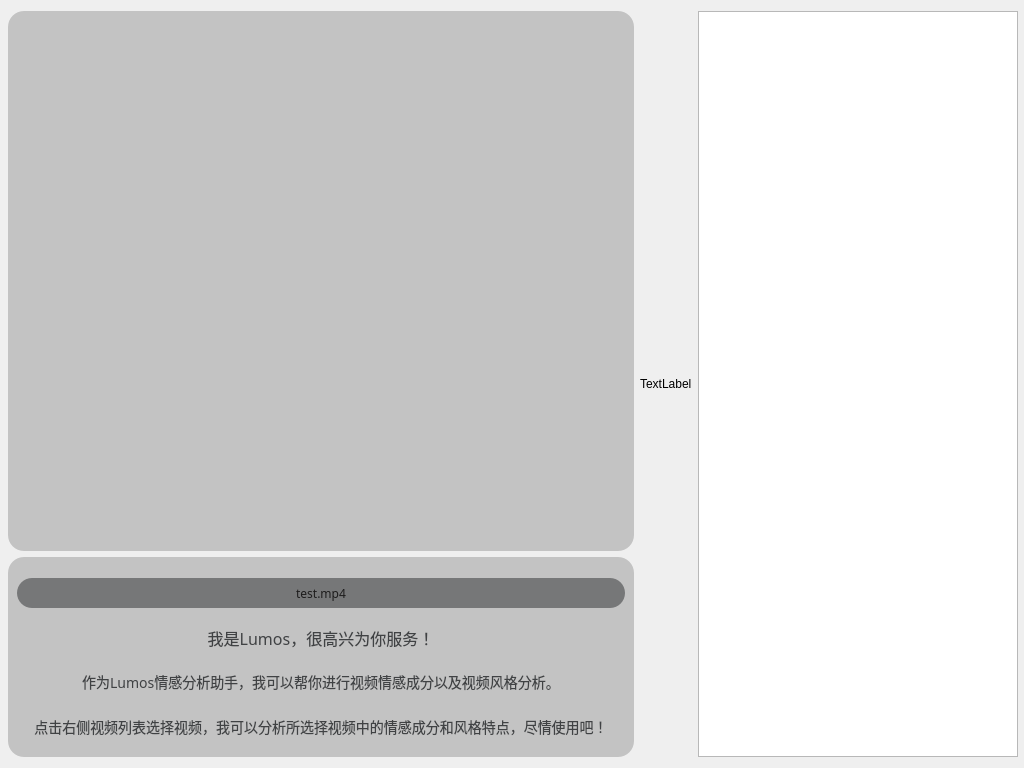
<?xml version="1.0" encoding="UTF-8"?>
<ui version="4.0">
 <class>Dialog</class>
 <widget class="QDialog" name="Dialog">
  <property name="geometry">
   <rect>
    <x>0</x>
    <y>0</y>
    <width>1024</width>
    <height>768</height>
   </rect>
  </property>
  <property name="windowTitle">
   <string>Lumos视频分析助手</string>
  </property>
  <property name="windowOpacity">
   <double>8.000000000000000</double>
  </property>
  <property name="styleSheet">
   <string notr="true">background-color: qconicalgradient(
        cx: 0.5, cy: 0.5, angle: 0,
        stop: 0.0 rgba(230, 245, 255, 255),   /* 浅蓝白 */
        stop: 0.3 rgba(200, 230, 255, 255),   /* 浅蓝 */
        stop: 0.6 rgba(180, 210, 255, 255),   /* 亮蓝 */
        stop: 0.9 rgba(220, 240, 255, 255),   /* 淡蓝白 */
        stop: 1.0 rgba(230, 245, 255, 255)    /* 浅蓝白 */
    );
font: 75 9pt &quot;微软雅黑&quot;;</string>
  </property>
  <layout class="QHBoxLayout" name="horizontalLayout">
   <property name="leftMargin">
    <number>8</number>
   </property>
   <property name="rightMargin">
    <number>6</number>
   </property>
   <item>
    <widget class="QFrame" name="analyse">
     <property name="maximumSize">
      <size>
       <width>16777215</width>
       <height>16777215</height>
      </size>
     </property>
     <property name="styleSheet">
      <string notr="true">QFrame {
    background: transparent;
    border-radius: 16px;  /* 复合圆角系统 */
    font-family: 'Segoe UI Variable';
    font-size: 14px;
    color: #1a1a1a;
    
}</string>
     </property>
     <property name="frameShape">
      <enum>QFrame::StyledPanel</enum>
     </property>
     <property name="frameShadow">
      <enum>QFrame::Raised</enum>
     </property>
     <property name="lineWidth">
      <number>0</number>
     </property>
     <layout class="QVBoxLayout" name="verticalLayout">
      <property name="spacing">
       <number>6</number>
      </property>
      <property name="leftMargin">
       <number>0</number>
      </property>
      <property name="topMargin">
       <number>0</number>
      </property>
      <property name="rightMargin">
       <number>0</number>
      </property>
      <property name="bottomMargin">
       <number>0</number>
      </property>
      <item>
       <widget class="QPlainTextEdit" name="textEdit">
        <property name="minimumSize">
         <size>
          <width>0</width>
          <height>0</height>
         </size>
        </property>
        <property name="styleSheet">
         <string notr="true">QPlainTextEdit{
background-color: rgba(150, 150, 150, 0.5);
     font: 10pt &quot;微软雅黑&quot;;
	color: rgb(64, 66, 68);
     padding:10px;
}</string>
        </property>
        <property name="frameShape">
         <enum>QFrame::NoFrame</enum>
        </property>
        <property name="frameShadow">
         <enum>QFrame::Raised</enum>
        </property>
        <property name="lineWidth">
         <number>0</number>
        </property>
        <property name="readOnly">
         <bool>true</bool>
        </property>
        <property name="overwriteMode">
         <bool>false</bool>
        </property>
        <property name="tabStopWidth">
         <number>80</number>
        </property>
        <property name="cursorWidth">
         <number>3</number>
        </property>
        <property name="maximumBlockCount">
         <number>0</number>
        </property>
       </widget>
      </item>
      <item>
       <widget class="QFrame" name="frame">
        <property name="minimumSize">
         <size>
          <width>0</width>
          <height>200</height>
         </size>
        </property>
        <property name="styleSheet">
         <string notr="true">background-color: rgba(150, 150, 150, 0.5);
border-radius:16px;
color: rgb(64, 66, 68);</string>
        </property>
        <property name="frameShape">
         <enum>QFrame::StyledPanel</enum>
        </property>
        <property name="frameShadow">
         <enum>QFrame::Sunken</enum>
        </property>
        <property name="lineWidth">
         <number>1</number>
        </property>
        <layout class="QVBoxLayout" name="verticalLayout_2">
         <property name="topMargin">
          <number>21</number>
         </property>
         <property name="bottomMargin">
          <number>7</number>
         </property>
         <item>
          <widget class="QPushButton" name="pushButton">
           <property name="maximumSize">
            <size>
             <width>16777215</width>
             <height>30</height>
            </size>
           </property>
           <property name="font">
            <font>
             <family>微软雅黑</family>
             <pointsize>9</pointsize>
             <weight>9</weight>
             <italic>false</italic>
             <bold>false</bold>
            </font>
           </property>
           <property name="styleSheet">
            <string notr="true">QPushButton {
    background-color: rgb(41, 42, 45,0.5);
    width: 50px;
    height: 50px;
    color:#1d1c1c;
border-radius: 15px;
}
</string>
           </property>
           <property name="text">
            <string>test.mp4</string>
           </property>
          </widget>
         </item>
         <item>
          <widget class="QPushButton" name="pushButton_2">
           <property name="maximumSize">
            <size>
             <width>16777215</width>
             <height>50</height>
            </size>
           </property>
           <property name="font">
            <font>
             <family>微软雅黑</family>
             <pointsize>12</pointsize>
             <weight>50</weight>
             <italic>false</italic>
             <bold>false</bold>
            </font>
           </property>
           <property name="styleSheet">
            <string notr="true">QPushButton{
	font: 12pt &quot;微软雅黑&quot;;
background:transparent;
}</string>
           </property>
           <property name="text">
            <string>我是Lumos，很高兴为你服务！</string>
           </property>
           <property name="icon">
            <iconset>
             <normaloff>:/new/prefix1/icons/LOGO.ico</normaloff>:/new/prefix1/icons/LOGO.ico</iconset>
           </property>
           <property name="iconSize">
            <size>
             <width>90</width>
             <height>90</height>
            </size>
           </property>
          </widget>
         </item>
         <item>
          <widget class="QLabel" name="label_2">
           <property name="maximumSize">
            <size>
             <width>16777215</width>
             <height>30</height>
            </size>
           </property>
           <property name="font">
            <font>
             <family>微软雅黑</family>
             <pointsize>9</pointsize>
             <weight>50</weight>
             <italic>false</italic>
             <bold>false</bold>
            </font>
           </property>
           <property name="styleSheet">
            <string notr="true">QLabel{
	font: 9pt &quot;微软雅黑&quot;;
background:transparent;
}</string>
           </property>
           <property name="text">
            <string>作为Lumos情感分析助手，我可以帮你进行视频情感成分以及视频风格分析。</string>
           </property>
           <property name="alignment">
            <set>Qt::AlignCenter</set>
           </property>
          </widget>
         </item>
         <item>
          <widget class="QLabel" name="label">
           <property name="styleSheet">
            <string notr="true">QLabel{
	font: 9pt &quot;微软雅黑&quot;;
background:transparent;
}</string>
           </property>
           <property name="text">
            <string>点击右侧视频列表选择视频，我可以分析所选择视频中的情感成分和风格特点，尽情使用吧！</string>
           </property>
           <property name="alignment">
            <set>Qt::AlignCenter</set>
           </property>
          </widget>
         </item>
        </layout>
       </widget>
      </item>
     </layout>
    </widget>
   </item>
   <item>
    <widget class="QLabel" name="gifLabel">
     <property name="text">
      <string>TextLabel</string>
     </property>
    </widget>
   </item>
   <item>
    <widget class="QListView" name="listView">
     <property name="minimumSize">
      <size>
       <width>320</width>
       <height>0</height>
      </size>
     </property>
     <property name="maximumSize">
      <size>
       <width>246</width>
       <height>16777215</height>
      </size>
     </property>
     <property name="styleSheet">
      <string notr="true">border-radius:10px;
background-image: url(:/new/prefix1/icons/list3.png);
\background-color: rgba(150, 150, 150, 0.5);
</string>
     </property>
    </widget>
   </item>
  </layout>
 </widget>
 <resources/>
 <connections/>
</ui>
